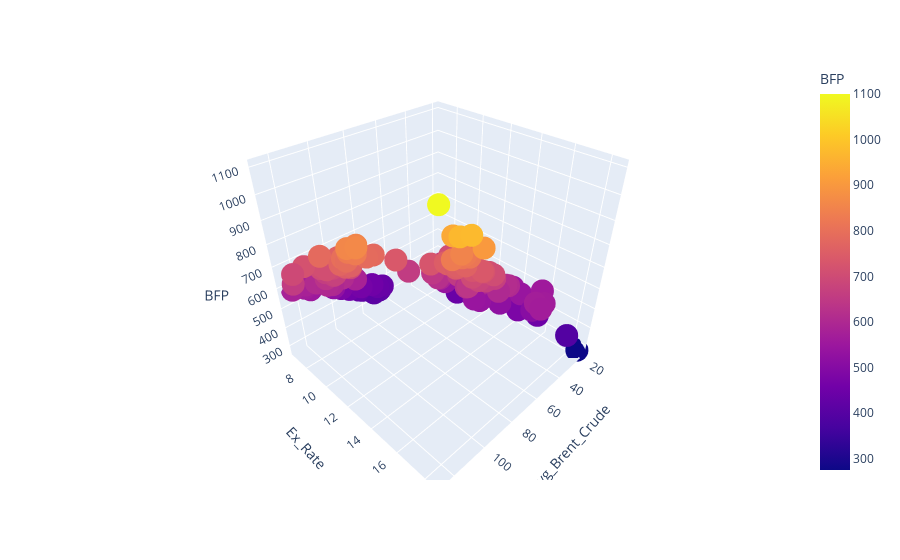

The code cell stored with this chart in its notebook:
### Code cell
import plotly.express as px

fig = px.scatter_3d(dataset, x='Avg_Brent_Crude', y='Ex_Rate', z='BFP', color='BFP')
fig.show()

### Figure 1 — Plotly figure (JSON) as saved in the notebook; plotly's stock layout.template omitted (floating-point values rounded to 4 significant figures; data arrays with more than 128 entries replaced by an {"elided": "..."} marker saying what was removed)
{"data": [{"hovertemplate": "Avg_Brent_Crude=%{x}<br>Ex_Rate=%{y}<br>BFP=%{marker.color}<extra></extra>", "legendgroup": "", "marker": {"color": {"elided": "147 float values"}, "coloraxis": "coloraxis", "symbol": "circle"}, "mode": "markers", "name": "", "scene": "scene", "showlegend": false, "type": "scatter3d", "x": {"elided": "147 float values"}, "y": {"elided": "147 float values"}, "z": {"elided": "147 float values"}}], "layout": {"coloraxis": {"colorbar": {"title": {"text": "BFP"}}, "colorscale": [[0, "#0d0887"], [0.1111, "#46039f"], [0.2222, "#7201a8"], [0.3333, "#9c179e"], [0.4444, "#bd3786"], [0.5556, "#d8576b"], [0.6667, "#ed7953"], [0.7778, "#fb9f3a"], [0.8889, "#fdca26"], [1, "#f0f921"]]}, "legend": {"tracegroupgap": 0}, "margin": {"t": 60}, "scene": {"domain": {"x": [0, 1], "y": [0, 1]}, "xaxis": {"title": {"text": "Avg_Brent_Crude"}}, "yaxis": {"title": {"text": "Ex_Rate"}}, "zaxis": {"title": {"text": "BFP"}}}}}
